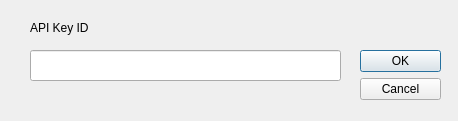
<?xml version="1.0" encoding="UTF-8"?>
<ui version="4.0">
 <class>Dialog</class>
 <widget class="QDialog" name="Dialog">
  <property name="geometry">
   <rect>
    <x>0</x>
    <y>0</y>
    <width>458</width>
    <height>121</height>
   </rect>
  </property>
  <property name="windowTitle">
   <string>Dialog</string>
  </property>
  <widget class="QDialogButtonBox" name="buttonBox">
   <property name="geometry">
    <rect>
     <x>360</x>
     <y>50</y>
     <width>81</width>
     <height>241</height>
    </rect>
   </property>
   <property name="orientation">
    <enum>Qt::Vertical</enum>
   </property>
   <property name="standardButtons">
    <set>QDialogButtonBox::Cancel|QDialogButtonBox::Ok</set>
   </property>
  </widget>
  <widget class="QLineEdit" name="lineEdit">
   <property name="geometry">
    <rect>
     <x>30</x>
     <y>50</y>
     <width>311</width>
     <height>31</height>
    </rect>
   </property>
  </widget>
  <widget class="QLabel" name="label">
   <property name="geometry">
    <rect>
     <x>30</x>
     <y>20</y>
     <width>91</width>
     <height>16</height>
    </rect>
   </property>
   <property name="font">
    <font>
     <pointsize>9</pointsize>
    </font>
   </property>
   <property name="text">
    <string>API Key ID</string>
   </property>
  </widget>
 </widget>
 <resources/>
 <connections>
  <connection>
   <sender>buttonBox</sender>
   <signal>accepted()</signal>
   <receiver>Dialog</receiver>
   <slot>accept()</slot>
   <hints>
    <hint type="sourcelabel">
     <x>248</x>
     <y>254</y>
    </hint>
    <hint type="destinationlabel">
     <x>157</x>
     <y>274</y>
    </hint>
   </hints>
  </connection>
  <connection>
   <sender>buttonBox</sender>
   <signal>rejected()</signal>
   <receiver>Dialog</receiver>
   <slot>reject()</slot>
   <hints>
    <hint type="sourcelabel">
     <x>316</x>
     <y>260</y>
    </hint>
    <hint type="destinationlabel">
     <x>286</x>
     <y>274</y>
    </hint>
   </hints>
  </connection>
 </connections>
</ui>
